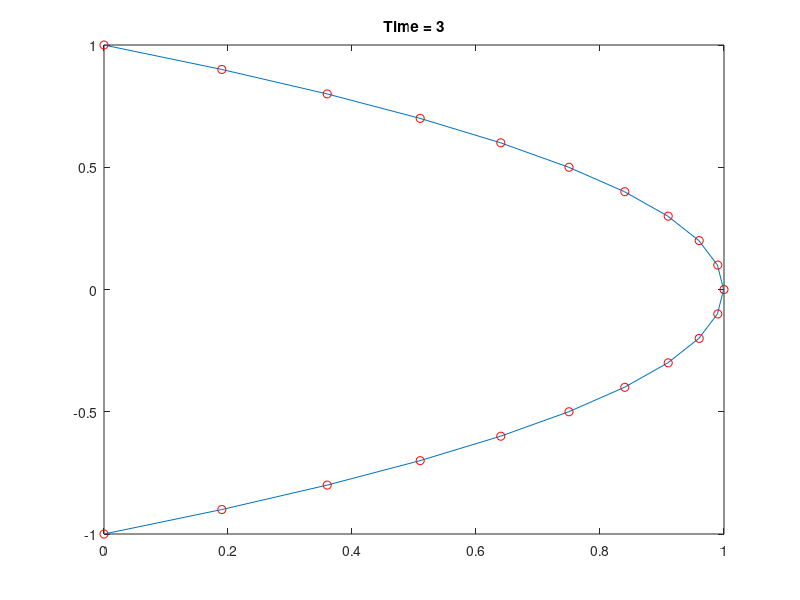

Source code (MATLAB): (Note: this script raises an error after producing the figure.)
% Startup of Poiseuille flow between two parallell plates.
% u_t = K + u_xx
% -1 < y < 1
% BC: u(t,-1) = 0, u(t,1) = 0
% IC: u(0,y) = 0
% FTCS scheme
clear all
close all
clc
global jmax K dy
jmax=21;
u=zeros(jmax,1);
new_u=u;
dy=2/(jmax-1);
y=linspace(-1,1,jmax);
tmax=3;
dt=0.005;
nmax=ceil(tmax/dt);
r=dt/dy^2              % Stability criteria: r <= 0.5
K=2;
u_steady=.5*K*(1-y.^2);

for n=1:nmax
    for j=2:jmax-1
        new_u(j)=K*dt + u(j)*(1-2*r) + r*(u(j+1)+u(j-1));
    end
    u=new_u;
    plot(u,y,u_steady,y,'ro')
    axis([0 1 -1 1])
    title(['Time = ',num2str(n*dt,2)])
    %drawnow;
   % pause
end

% Matlab's ODE-solvers: Try different solvers and see how many timesteps
% they need. Also, try [0:0.5:tmax] as timespan.
u=u*0;
[t,u]=ode45(@funk,[0 tmax],u(2:jmax-1));
y=linspace(-1+dy,1-dy,jmax-2);
hold on
plot(u,y)
hold off
%% 
% <include>funk.m</include>